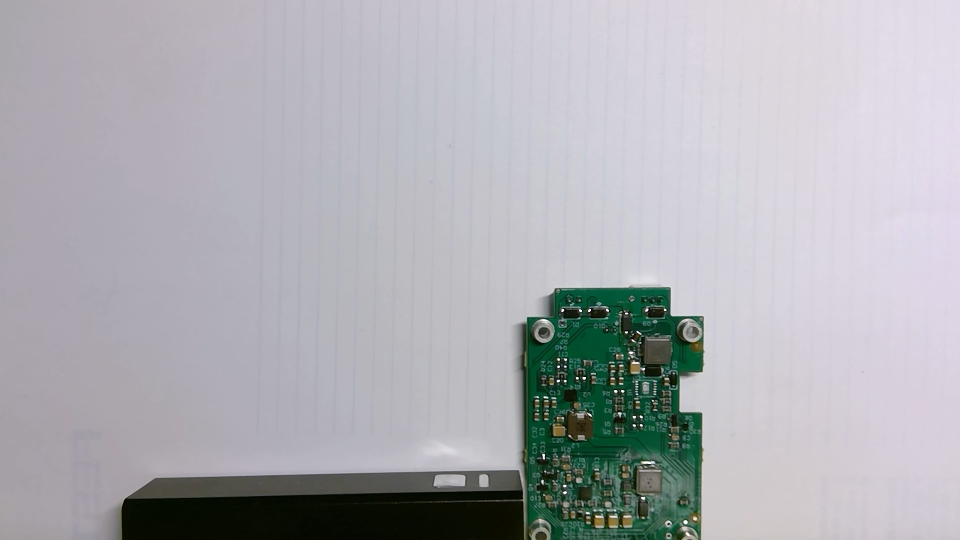
#> input picture example.jpg, 1920 x 1080 px (shown at 1/2 size)
$ python 12.captureAExampleImage.py
#> lines starting #> are read from the running program, lines starting #| are printed output that depends on the picture; after the words box and inside, x2 and y2 are one past the last pixel; in counts of white or black regions, pixels touching at a corner belong together
# tasks to do
# V 1. display menu
# V 1.1 use + and - to adjust sensitivity
# V don't need to 2. reduce display FPS, to increase response
# 3. locate base points, trim images according to base points
# 4. rotate images according to base points
# 5. stop auto focusing


import cv2
import datetime

img1 = cv2.imread('example.jpg')            #read example image
#> img1 is the input picture: shape (1080, 1920, 3); mean B, G, R 179.8, 174.7, 174.3
gray1 = cv2.cvtColor(img1, cv2.COLOR_BGR2GRAY)
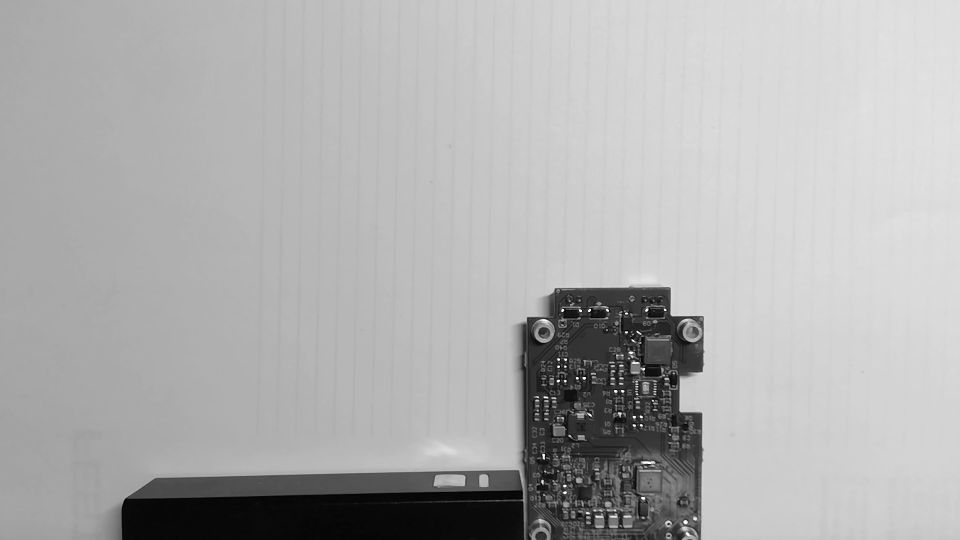
#> gray1: shape (1080, 1920) (shown at 1/2 size); min 0, max 255, mean 175.1

cv2.namedWindow('original',cv2.WINDOW_NORMAL)
cv2.resizeWindow('original',1600,900)
cv2.imshow('original',img1)       #show what's been read

# ==========================================
# show live video
cap = cv2.VideoCapture(1)       #select the second camera
cap.set(cv2.CAP_PROP_AUTO_EXPOSURE,0)
cap.set(cv2.CAP_PROP_EXPOSURE,0.2)
                                #the arguement could be a file
fourcc = cv2.VideoWriter_fourcc(*'XVID')
Sens = 100          #default sensitivity
font = cv2.FONT_HERSHEY_SIMPLEX
menu1 = "Press [E] to save example image"
menu2 = "Press [S] to save example image"
menu3 = "Press [+] or [-] to change sensitivity"
menu4 = "Press [Q] to quite"
cv2.namedWindow('frame',cv2.WINDOW_NORMAL)
cv2.resizeWindow('frame',1600,900)

while (cap.isOpened()):
    ret, frame = cap.read()     #read camera
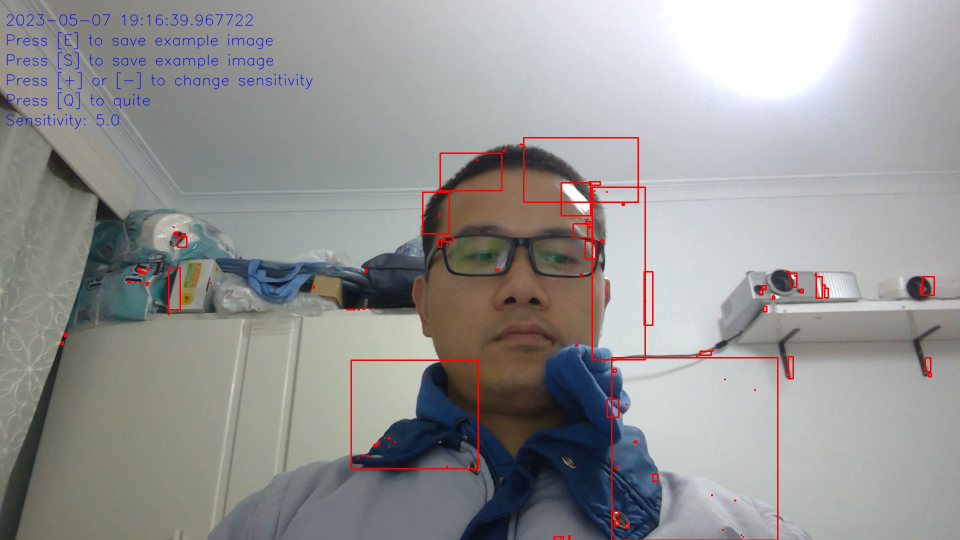
#> input picture 2023 05 07 19 16 39 967722.jpg, 1920 x 1080 px, given in place of the camera (shown at 1/2 size)
#> frame is the input picture: shape (1080, 1920, 3); mean B, G, R 148.9, 149.2, 150

    # [7 lines of commented-out code are left out]

    if cv2.waitKey(10) & 0xFF == ord('+') : #increase the sensitivity
#> (key e is pressed here)
        if Sens > 20:
            Sens = Sens - 20

    if cv2.waitKey(10) & 0xFF == ord('-') : #reduce the sensitivity
#> (key e is pressed here)
        if Sens < 181:
            Sens = Sens + 20

    # if (cv2.waitKey(10) & 0xFF == ord('s')) | (cv2.waitKey(10) & 0xFF == ord('S')):       #save current image when 'S'is pressed
    #     imgname = datet.replace(":"," ").replace("-"," ").replace("."," ") + '.jpg'
    #     cv2.imwrite(imgname , frame)      #save current picture into file

    if ret == True:

        if (cv2.waitKey(10) & 0xFF == ord('e')) | (cv2.waitKey(10) & 0xFF == ord('E')): #save example when 'E' is pressed
#> (key e is pressed here)
#> (key q is pressed here)
            cv2.imwrite('example.jpg', frame)      #save current picture into file
            img1 = cv2.imread('example.jpg')            #read example image
            gray1 = cv2.cvtColor(img1, cv2.COLOR_BGR2GRAY)
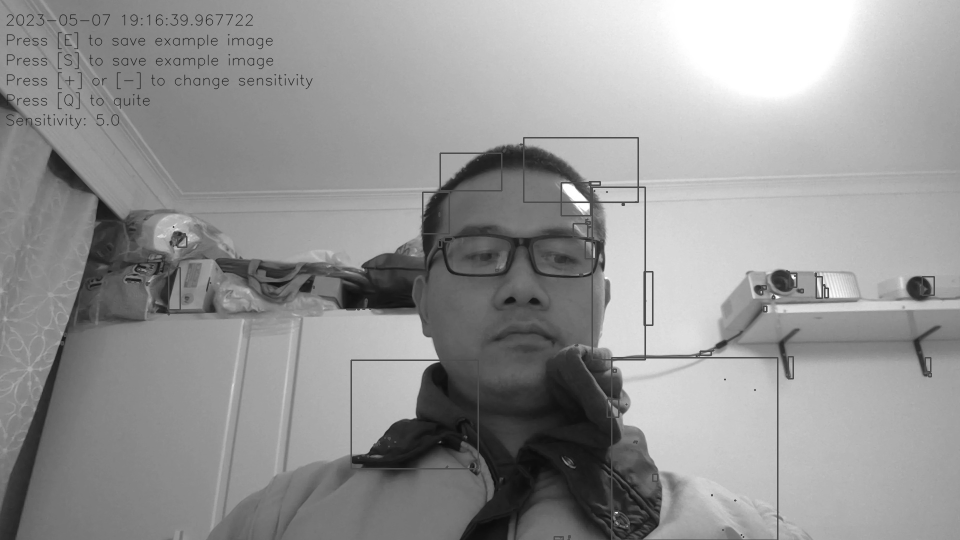
#> gray1: shape (1080, 1920) (shown at 1/2 size); min 10, max 255, mean 149.4
            cv2.namedWindow('original',cv2.WINDOW_NORMAL)
            cv2.resizeWindow('original',1600,900)
            cv2.imshow('original',img1)       #show what's been read

        gray2 = cv2.cvtColor(frame,cv2.COLOR_BGR2GRAY)

        # Calculate the absolute difference between the two images
        diff = cv2.absdiff(gray1, gray2)
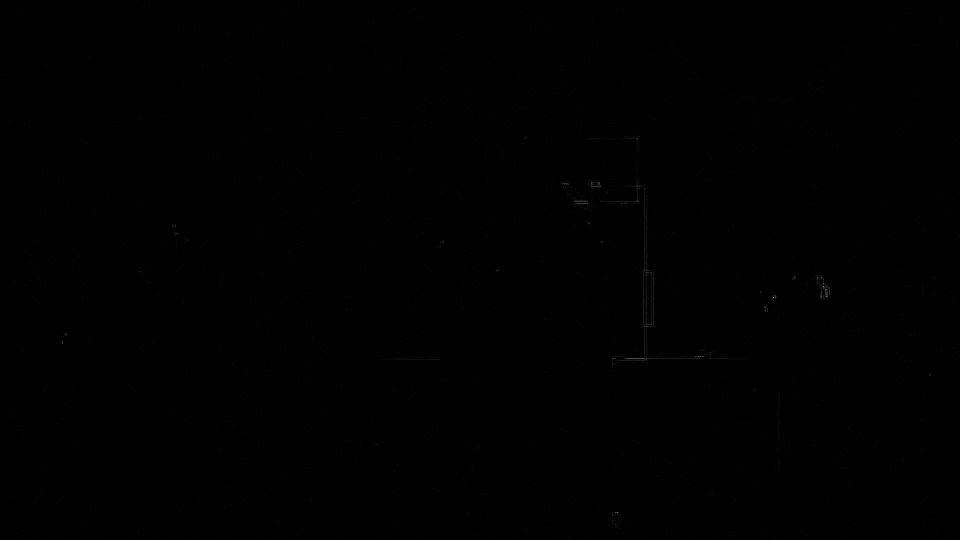
#> diff: shape (1080, 1920) (shown at 1/2 size); min 0, max 23, mean 0; drawn with min black and max white

        # Apply a threshold to the difference image
        thresh = cv2.threshold(diff, Sens, 255, cv2.THRESH_BINARY)[1]
#> thresh: shape (1080, 1920); every value is 0

        # Find the contours of the thresholded image
        contours, _ = cv2.findContours(thresh, cv2.RETR_EXTERNAL, cv2.CHAIN_APPROX_SIMPLE)
#> contours = []

        # Draw rectangles around the contours of the differences
        for contour in contours:
            x, y, w, h = cv2.boundingRect(contour)
            if w>10:
                cv2.rectangle(frame, (x, y), (x+w, y+h), (0, 0, 255), 2)
#> this loop made 0 passes

        datet = str(datetime.datetime.now())
        sens_str = "Sensitivity: " + str((200-Sens)/20)

        frame = cv2.putText(frame,datet,(10,50),font,1,(255,0,0),1,cv2.LINE_AA)
        frame = cv2.putText(frame,menu1,(10,90),font,1,(255,0,0),1,cv2.LINE_AA)
        frame = cv2.putText(frame,menu2,(10,130),font,1,(255,0,0),1,cv2.LINE_AA)
        frame = cv2.putText(frame,menu3,(10,170),font,1,(255,0,0),1,cv2.LINE_AA)
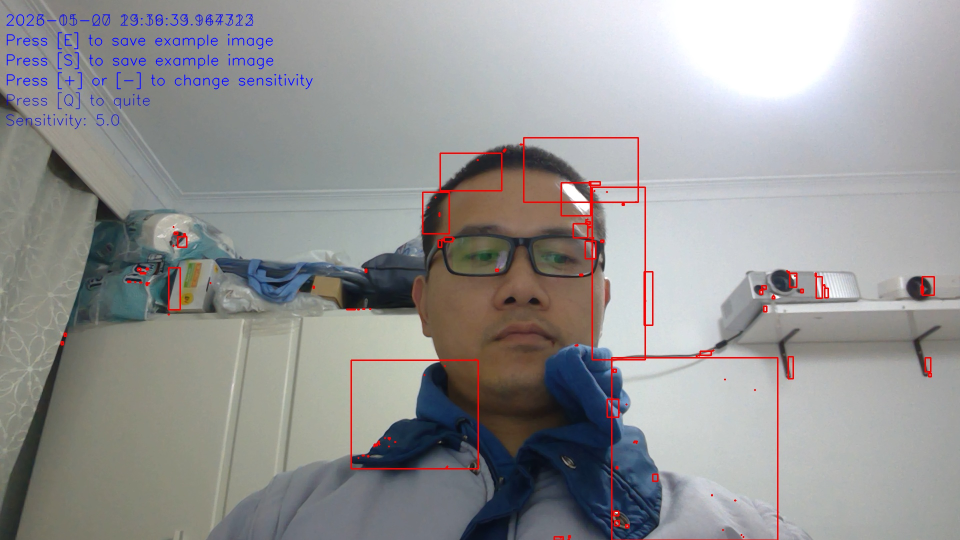
#> frame: shape (1080, 1920, 3) (shown at 1/2 size); mean B, G, R 149.2, 149, 149.8
        frame = cv2.putText(frame,menu4,(10,210),font,1,(255,0,0),1,cv2.LINE_AA)
#> frame: shape (1080, 1920, 3); 0.09% of pixels changed, all inside (x1, y1, x2, y2) = (13, 184, 300, 219)
        frame = cv2.putText(frame,sens_str,(10,250),font,1,(255,0,0),1,cv2.LINE_AA)
#> frame: shape (1080, 1920, 3); mean B, G, R 149.3, 149, 149.7

        cv2.imshow('frame',frame)       #show what's been read

        if (cv2.waitKey(10) & 0xFF == ord('q')) | (cv2.waitKey(10) & 0xFF == ord('Q')) :       #quit when 'q'is pressed
#> (key e is pressed here)
#> (key q is pressed here)
            imgname = datet.replace(":"," ").replace("-"," ").replace("."," ") + '.jpg'
            cv2.imwrite(imgname, frame)      #save current picture into file
            break

        if (cv2.waitKey(10) & 0xFF == ord('s')) | (cv2.waitKey(10) & 0xFF == ord('S')):       #save current image when 'S'is pressed
#> (key e is pressed here)
#> (key q is pressed here)
            imgname = datet.replace(":"," ").replace("-"," ").replace("."," ") + '.jpg'
            cv2.imwrite(imgname , frame)      #save current picture into file
    else:
        break

cap.release()
cv2.destroyAllWindows()
